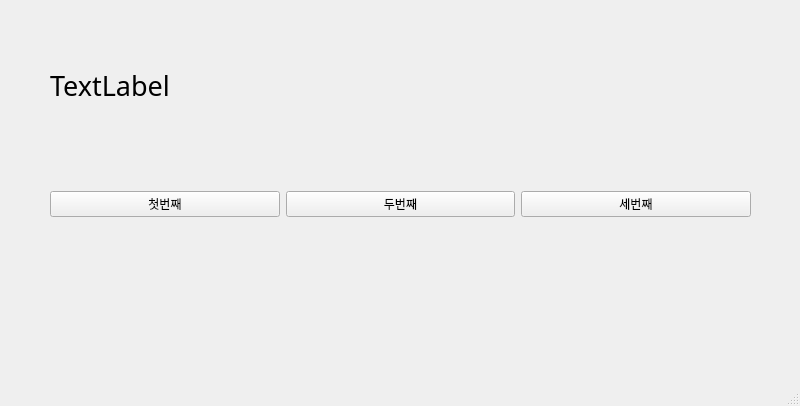
<?xml version="1.0" encoding="UTF-8"?>
<ui version="4.0">
 <class>MainWindow</class>
 <widget class="QMainWindow" name="MainWindow">
  <property name="geometry">
   <rect>
    <x>0</x>
    <y>0</y>
    <width>800</width>
    <height>406</height>
   </rect>
  </property>
  <property name="windowTitle">
   <string>MainWindow</string>
  </property>
  <widget class="QWidget" name="centralwidget">
   <widget class="QWidget" name="horizontalLayoutWidget">
    <property name="geometry">
     <rect>
      <x>50</x>
      <y>149</y>
      <width>701</width>
      <height>111</height>
     </rect>
    </property>
    <layout class="QHBoxLayout" name="horizontalLayout">
     <item>
      <widget class="QPushButton" name="pushButton">
       <property name="text">
        <string>첫번째</string>
       </property>
      </widget>
     </item>
     <item>
      <widget class="QPushButton" name="pushButton_2">
       <property name="text">
        <string>두번째</string>
       </property>
      </widget>
     </item>
     <item>
      <widget class="QPushButton" name="pushButton_3">
       <property name="text">
        <string>세번째</string>
       </property>
      </widget>
     </item>
    </layout>
   </widget>
   <widget class="QLabel" name="label">
    <property name="geometry">
     <rect>
      <x>50</x>
      <y>60</y>
      <width>701</width>
      <height>51</height>
     </rect>
    </property>
    <property name="font">
     <font>
      <family>맑은 고딕</family>
      <pointsize>20</pointsize>
      <weight>50</weight>
      <bold>false</bold>
     </font>
    </property>
    <property name="text">
     <string>TextLabel</string>
    </property>
   </widget>
  </widget>
  <widget class="QMenuBar" name="menubar">
   <property name="geometry">
    <rect>
     <x>0</x>
     <y>0</y>
     <width>800</width>
     <height>22</height>
    </rect>
   </property>
  </widget>
  <widget class="QStatusBar" name="statusbar"/>
 </widget>
 <resources/>
 <connections>
  <connection>
   <sender>pushButton</sender>
   <signal>clicked()</signal>
   <receiver>MainWindow</receiver>
   <slot>firstClick()</slot>
   <hints>
    <hint type="sourcelabel">
     <x>129</x>
     <y>228</y>
    </hint>
    <hint type="destinationlabel">
     <x>141</x>
     <y>257</y>
    </hint>
   </hints>
  </connection>
  <connection>
   <sender>pushButton_2</sender>
   <signal>clicked()</signal>
   <receiver>MainWindow</receiver>
   <slot>secondClick()</slot>
   <hints>
    <hint type="sourcelabel">
     <x>403</x>
     <y>222</y>
    </hint>
    <hint type="destinationlabel">
     <x>402</x>
     <y>260</y>
    </hint>
   </hints>
  </connection>
  <connection>
   <sender>pushButton_3</sender>
   <signal>clicked()</signal>
   <receiver>MainWindow</receiver>
   <slot>thirdClick()</slot>
   <hints>
    <hint type="sourcelabel">
     <x>620</x>
     <y>227</y>
    </hint>
    <hint type="destinationlabel">
     <x>623</x>
     <y>278</y>
    </hint>
   </hints>
  </connection>
 </connections>
 <slots>
  <slot>firstClick()</slot>
  <slot>secondClick()</slot>
  <slot>thirdClick()</slot>
 </slots>
</ui>
